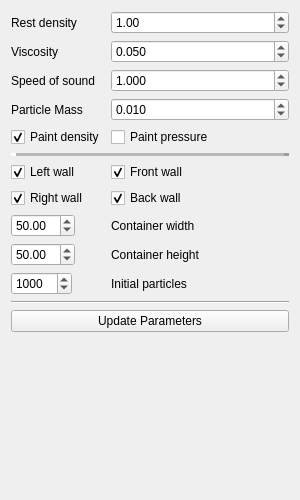
<?xml version="1.0" encoding="UTF-8"?>
<ui version="4.0">
 <class>WidgetSPH</class>
 <widget class="QWidget" name="WidgetSPH">
  <property name="geometry">
   <rect>
    <x>0</x>
    <y>0</y>
    <width>300</width>
    <height>500</height>
   </rect>
  </property>
  <property name="windowTitle">
   <string>SPH Parameters</string>
  </property>
  <layout class="QFormLayout" name="formLayout">
   <item row="0" column="0">
    <widget class="QLabel" name="label_density">
     <property name="text">
      <string>Rest density</string>
     </property>
    </widget>
   </item>
   <item row="0" column="1">
    <widget class="QDoubleSpinBox" name="density">
     <property name="maximum">
      <double>2000.000000000000000</double>
     </property>
     <property name="singleStep">
      <double>0.100000000000000</double>
     </property>
     <property name="value">
      <double>1.000000000000000</double>
     </property>
    </widget>
   </item>
   <item row="1" column="0">
    <widget class="QLabel" name="label_viscosity">
     <property name="text">
      <string>Viscosity</string>
     </property>
    </widget>
   </item>
   <item row="1" column="1">
    <widget class="QDoubleSpinBox" name="viscosity">
     <property name="decimals">
      <number>3</number>
     </property>
     <property name="minimum">
      <double>0.001000000000000</double>
     </property>
     <property name="maximum">
      <double>10.000000000000000</double>
     </property>
     <property name="singleStep">
      <double>0.001000000000000</double>
     </property>
     <property name="value">
      <double>0.050000000000000</double>
     </property>
    </widget>
   </item>
   <item row="4" column="0">
    <widget class="QLabel" name="label_particleMass">
     <property name="text">
      <string>Particle Mass</string>
     </property>
    </widget>
   </item>
   <item row="4" column="1">
    <widget class="QDoubleSpinBox" name="particleMass">
     <property name="decimals">
      <number>3</number>
     </property>
     <property name="minimum">
      <double>0.001000000000000</double>
     </property>
     <property name="maximum">
      <double>10.000000000000000</double>
     </property>
     <property name="singleStep">
      <double>0.010000000000000</double>
     </property>
     <property name="value">
      <double>0.010000000000000</double>
     </property>
    </widget>
   </item>
   <item row="7" column="0" colspan="2">
    <widget class="Line" name="line">
     <property name="frameShadow">
      <enum>QFrame::Shadow::Raised</enum>
     </property>
     <property name="lineWidth">
      <number>5</number>
     </property>
     <property name="midLineWidth">
      <number>3</number>
     </property>
     <property name="orientation">
      <enum>Qt::Orientation::Horizontal</enum>
     </property>
    </widget>
   </item>
   <item row="8" column="0">
    <widget class="QCheckBox" name="leftWall">
     <property name="text">
      <string>Left wall</string>
     </property>
     <property name="checked">
      <bool>true</bool>
     </property>
     <property name="tristate">
      <bool>false</bool>
     </property>
    </widget>
   </item>
   <item row="9" column="0">
    <widget class="QCheckBox" name="rightWall">
     <property name="text">
      <string>Right wall</string>
     </property>
     <property name="checked">
      <bool>true</bool>
     </property>
    </widget>
   </item>
   <item row="10" column="0">
    <widget class="QDoubleSpinBox" name="cubeWidth">
     <property name="minimum">
      <double>10.000000000000000</double>
     </property>
     <property name="maximum">
      <double>200.000000000000000</double>
     </property>
     <property name="value">
      <double>50.000000000000000</double>
     </property>
    </widget>
   </item>
   <item row="10" column="1">
    <widget class="QLabel" name="label">
     <property name="text">
      <string>Container width</string>
     </property>
    </widget>
   </item>
   <item row="11" column="0">
    <widget class="QDoubleSpinBox" name="cubeHeight">
     <property name="maximum">
      <double>200.000000000000000</double>
     </property>
     <property name="value">
      <double>50.000000000000000</double>
     </property>
    </widget>
   </item>
   <item row="11" column="1">
    <widget class="QLabel" name="label_2">
     <property name="text">
      <string>Container height</string>
     </property>
    </widget>
   </item>
   <item row="15" column="0" colspan="2">
    <widget class="QPushButton" name="btnUpdate">
     <property name="text">
      <string>Update Parameters</string>
     </property>
    </widget>
   </item>
   <item row="14" column="0" colspan="2">
    <widget class="Line" name="line_2">
     <property name="orientation">
      <enum>Qt::Orientation::Horizontal</enum>
     </property>
    </widget>
   </item>
   <item row="12" column="1">
    <widget class="QLabel" name="label_3">
     <property name="text">
      <string>Initial particles</string>
     </property>
    </widget>
   </item>
   <item row="12" column="0">
    <widget class="QSpinBox" name="numInitialParticles">
     <property name="maximum">
      <number>20000</number>
     </property>
     <property name="singleStep">
      <number>10</number>
     </property>
     <property name="value">
      <number>1000</number>
     </property>
    </widget>
   </item>
   <item row="8" column="1">
    <widget class="QCheckBox" name="frontWall">
     <property name="text">
      <string>Front wall</string>
     </property>
     <property name="checked">
      <bool>true</bool>
     </property>
    </widget>
   </item>
   <item row="9" column="1">
    <widget class="QCheckBox" name="backWall">
     <property name="text">
      <string>Back wall</string>
     </property>
     <property name="checked">
      <bool>true</bool>
     </property>
    </widget>
   </item>
   <item row="6" column="0">
    <widget class="QCheckBox" name="paintDensity">
     <property name="text">
      <string>Paint density</string>
     </property>
     <property name="checked">
      <bool>true</bool>
     </property>
    </widget>
   </item>
   <item row="6" column="1">
    <widget class="QCheckBox" name="paintPressure">
     <property name="text">
      <string>Paint pressure</string>
     </property>
    </widget>
   </item>
   <item row="2" column="1">
    <widget class="QDoubleSpinBox" name="cs">
     <property name="decimals">
      <number>3</number>
     </property>
     <property name="minimum">
      <double>0.001000000000000</double>
     </property>
     <property name="maximum">
      <double>1500.000000000000000</double>
     </property>
     <property name="singleStep">
      <double>0.001000000000000</double>
     </property>
     <property name="value">
      <double>1.000000000000000</double>
     </property>
    </widget>
   </item>
   <item row="2" column="0">
    <widget class="QLabel" name="label_4">
     <property name="text">
      <string>Speed of sound</string>
     </property>
    </widget>
   </item>
  </layout>
 </widget>
 <resources/>
 <connections/>
</ui>
